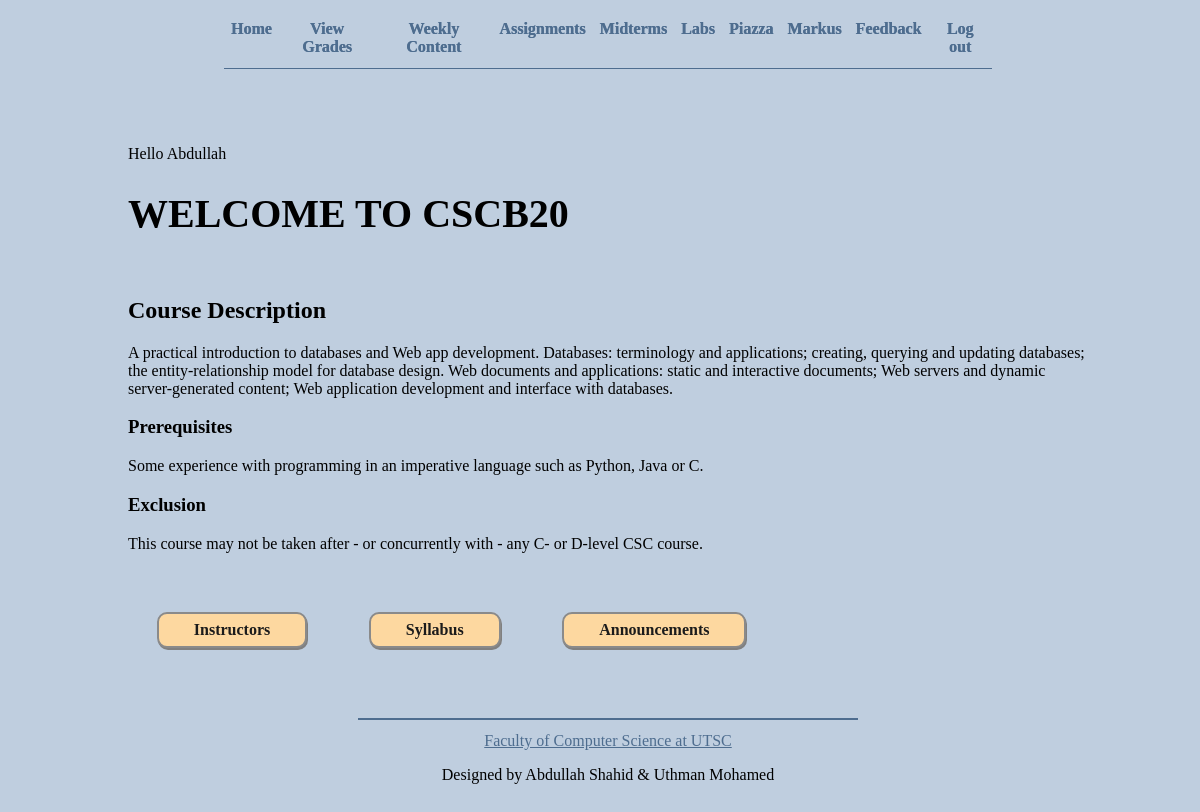
/home (signed in), run on an earlier commit of the app's database.
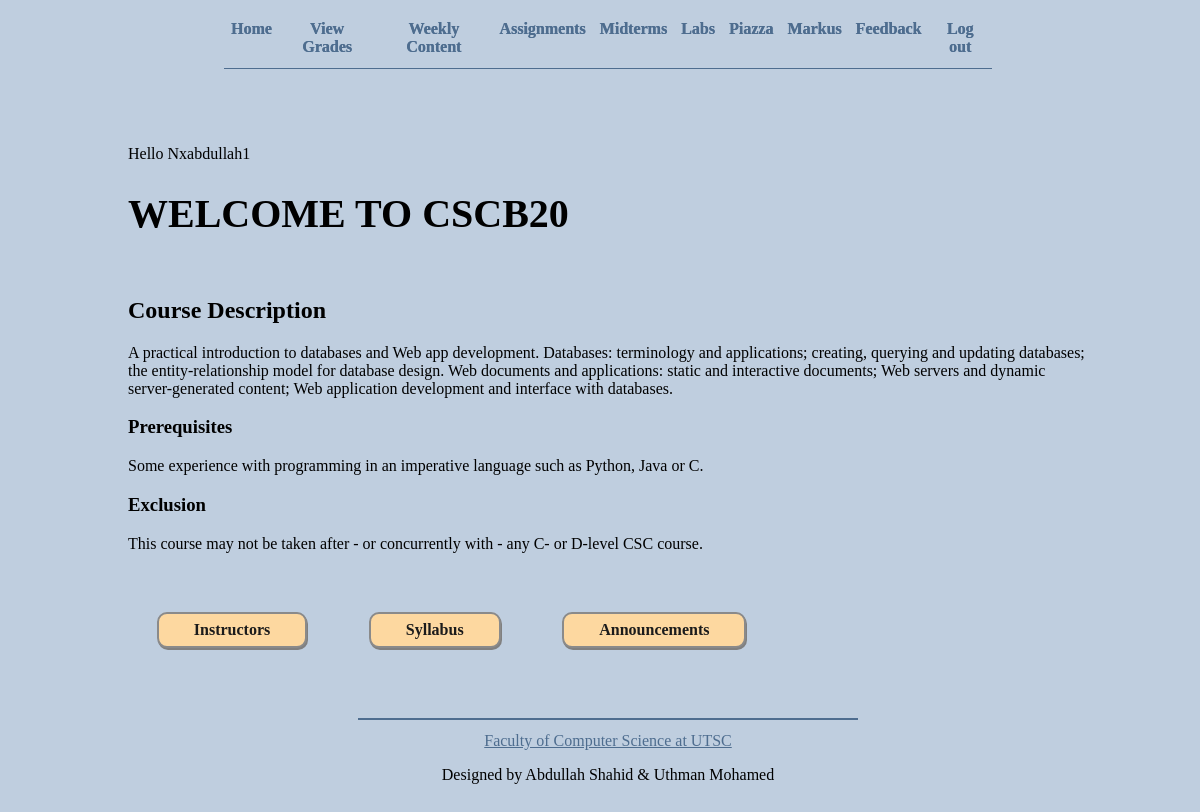
And on a later commit of the database.
### app.py (models this page shows, shortened)
class User(db.Model):
    __tablename__ = 'User'
    id = db.Column(db.Integer, primary_key = True)
    type = db.Column(db.String(30), nullable = False, default='student')
    username = db.Column(db.String(30), unique = True, nullable = False)
    email = db.Column(db.String(100), unique = True, nullable = False)
    password = db.Column(db.String(100), nullable = False)
    name = db.Column(db.String(30), nullable = False)
    grades = db.relationship('Grade', backref='author', lazy = True) # Student has grades
    feedback = db.relationship('Feedback', backref='author', lazy = True) # Instructor has feedback

### app.py (the view)
@app.route('/')
@app.route('/home')
def root():
    if 'username' not in session:
        return redirect(url_for('login'))
    else:
        page_name = "home"
        name = get_name(session['username']).capitalize()
        return render_template('home.html',
                               page_name = page_name,
                               name = name )

### app.py (called while the page is built)
def get_name(username):
    if User.query.filter_by(username = username).first():
        return User.query.filter_by(username = username).first().name
    else:
        return "ERROR: No user found by that name"

### templates/home.html
{% extends "template.html" %}
{% block content %}
        <p>Hello {{name}}</p>
        <h1>Welcome to CSCB20</h1>
        <section id="course-description">
            <h2>Course Description</h2>
            <p>
                A practical introduction to databases and Web app development.
                Databases: terminology and applications; creating, querying and updating databases; the entity-relationship model
                 for database design. Web documents and applications: static and interactive documents; Web servers and dynamic
                 server-generated content; Web application development and interface with databases.
            </p>
        </section>
        <section>
            <h3>Prerequisites</h3>
            <p>
                Some experience with programming in an imperative language such as Python, Java or C.
            </p>
            <h3>Exclusion</h3>
            <p>
                This course may not be taken after - or concurrently with - any C- or D-level CSC course.
            </p>
        </section>
        <nav class="buttons">
            <a href="/instructors">Instructors</a>
            <a href="{{ url_for('static', filename='files/dummy.pdf') }}">Syllabus</a>
            <a href="/announcements">Announcements</a>
        </nav>
{% endblock %}

What changed in the data, as far as the page shows it:
changed User: name "Abdullah" → "Nxabdullah1"
